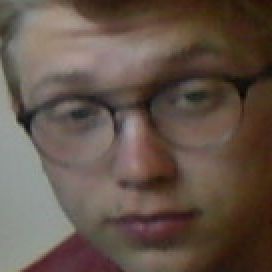
#> input picture face compare/38.png, 136 x 136 px (shown 2 times larger)
$ python snel.py
#> lines starting #> are read from the running program, lines starting #| are printed output that depends on the picture
from PIL import Image

im1 = Image.open("38.png")
#> im1 is the input picture: PIL image 136x136 RGB; mean R, G, B 99.2, 83.8, 73.5

im2 = im1.point(lambda p: p * 1.5)
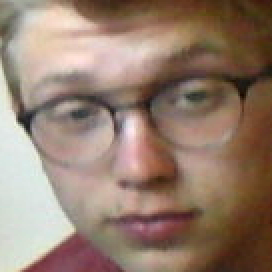
#> im2: PIL image 136x136 RGB (shown 2 times larger); mean R, G, B 148.7, 125.7, 110.3

im2.show()

im2.save("niels.png")

$ run again, with face compare/109.png copied over face compare/38.png
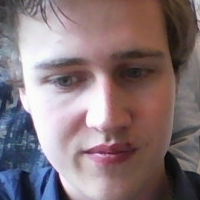
#> input picture face compare/109.png, 200 x 200 px
#> im1 is the input picture: PIL image 200x200 RGB; mean R, G, B 133.6, 116.4, 120.7
#> `im2 = im1.point(lambda p: p * 1.5)`:
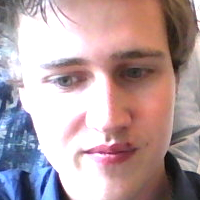
#> im2: PIL image 200x200 RGB; mean R, G, B 181.6, 159.7, 162.9

$ run again, with face compare/67.png copied over face compare/38.png
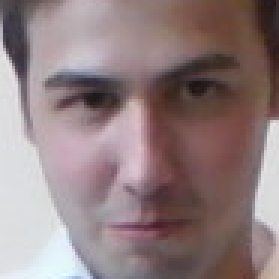
#> input picture face compare/67.png, 93 x 93 px (shown 3 times larger)
#> im1 is the input picture: PIL image 93x93 RGB; mean R, G, B 144.9, 126.2, 127.6
#> `im2 = im1.point(lambda p: p * 1.5)`:
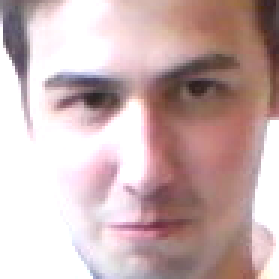
#> im2: PIL image 93x93 RGB (shown 3 times larger); mean R, G, B 201.2, 176.4, 176.3
